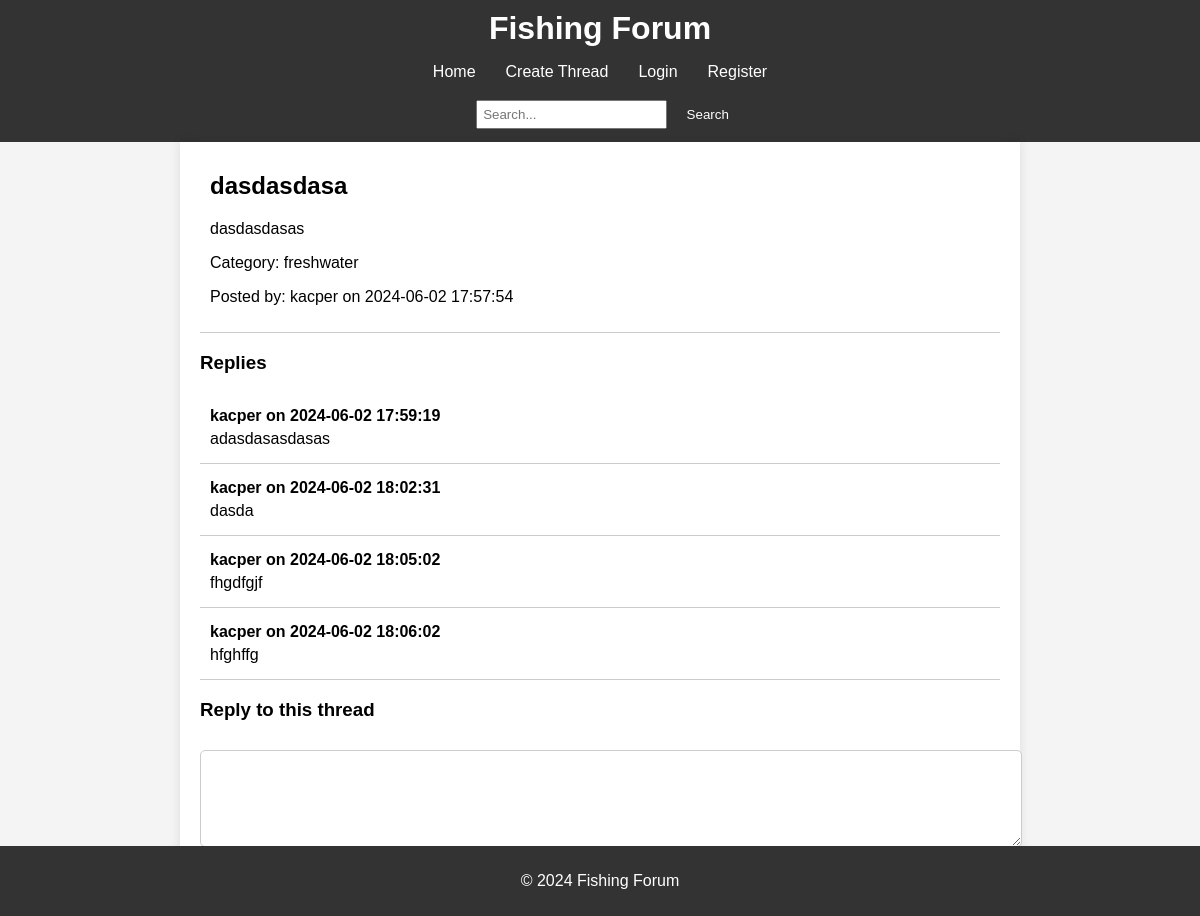
Screenshot of /php/thread.php?thread_id=6 (signed in) with the database file from the repository.
### tables this page shows
CREATE TABLE `threads` (
  `id` int(11) NOT NULL,
  `user_id` int(11) NOT NULL,
  `title` varchar(255) NOT NULL,
  `content` text NOT NULL,
  `category` varchar(50) DEFAULT NULL,
  `created_at` timestamp NOT NULL DEFAULT current_timestamp()
);

CREATE TABLE `users` (
  `id` int(11) NOT NULL,
  `username` varchar(50) NOT NULL,
  `email` varchar(100) NOT NULL,
  `password` varchar(255) NOT NULL,
  `created_at` timestamp NOT NULL DEFAULT current_timestamp()
);

CREATE TABLE `posts` (
  `id` int(11) NOT NULL,
  `thread_id` int(11) NOT NULL,
  `user_id` int(11) NOT NULL,
  `content` text NOT NULL,
  `created_at` timestamp NOT NULL DEFAULT current_timestamp()
);

### src/php/thread.php (the view, shortened to what this page needs)
<?php
require 'db.php';
$thread_id = $_GET['thread_id'];
$sql_thread = "SELECT threads.id, threads.title, threads.content, threads.category, threads.created_at, users.username
               FROM threads
               JOIN users ON threads.user_id = users.id
               WHERE threads.id = ?";
$stmt_thread = $conn->prepare($sql_thread);
$stmt_thread->bind_param('i', $thread_id);
$stmt_thread->execute();
$result_thread = $stmt_thread->get_result();
$thread = $result_thread->fetch_assoc();
$sql_replies = "SELECT posts.content, posts.created_at, users.username
                FROM posts
                JOIN users ON posts.user_id = users.id
                WHERE posts.thread_id = ?
                ORDER BY posts.created_at ASC";
$stmt_replies = $conn->prepare($sql_replies);
$stmt_replies->bind_param('i', $thread_id);
$stmt_replies->execute();
$result_replies = $stmt_replies->get_result();
?>
<!DOCTYPE html>
<html lang="en">
<head>
    <link rel="stylesheet" href="../../public/css/styles.css">
</head>
<body>
    <header>
        <h1>Fishing Forum</h1>
        <nav>
            <ul>
                <li><a href="../index.php">Home</a></li>
                <li><a href="../../public/create_thread.html">Create Thread</a></li>
                <li><a href="../../public/login.html">Login</a></li>
                <li><a href="../../public/register.html">Register</a></li>
            </ul>
            <form action="search.php" method="get">
                <input type="text" name="query" placeholder="Search...">
                <button type="submit">Search</button>
            </form>
        </nav>
    </header>
    <main>
        <div class="thread">
            <h2><?= htmlspecialchars($thread['title']) ?></h2>
            <p><?= htmlspecialchars($thread['content']) ?></p>
            <p>Category: <?= htmlspecialchars($thread['category']) ?></p>
            <p>Posted by: <?= htmlspecialchars($thread['username']) ?> on <?= $thread['created_at'] ?></p>
        </div>
        <h3>Replies</h3>
        <div id="replies">
            <?php
            if ($result_replies->num_rows > 0) {
                while($reply = $result_replies->fetch_assoc()) {
                    echo '<div class="reply">';
                    echo '<p>' . htmlspecialchars($reply['username']) . ' on ' . $reply['created_at'] . '</p>';
                    echo '<p>' . htmlspecialchars($reply['content']) . '</p>';
                    echo '</div>';
                }
            } else {
                echo '<p>No replies found.</p>';
            }
            ?>
        </div>
        <?php if (isset($_SESSION['user_id'])): ?>
            <h3>Reply to this thread</h3>
            <form id="replyForm" onsubmit="submitReply(event)">
                <textarea name="content" rows="5" cols="50" required></textarea>
                <button type="submit">Submit Reply</button>
            </form>
        <?php else: ?>
            <p>You need to be logged in to reply.</p>
        <?php endif; ?>
    </main>
    <footer>
        <p>&copy; 2024 Fishing Forum</p>
    </footer>
</body>
</html>

### public/css/styles.css (style rules this page uses)
body { font-family: Arial, sans-serif; background-color: #f4f4f4; margin: 0; padding: 0; }
header { background-color: #333; color: white; padding: 10px 0; text-align: center; }
header h1 { margin: 0; }
nav ul { list-style-type: none; padding: 0; display: flex; justify-content: center; }
nav ul li { margin: 0 15px; }
nav ul li a { color: white; text-decoration: none; }
nav form { display: inline-block; margin-left: 20px; }
nav input[type="text"] { padding: 5px; }
nav button { padding: 5px 10px; background-color: #555; color: white; border: none; cursor: pointer; }
main { padding: 20px; max-width: 800px; margin: auto; background-color: white; box-shadow: 0 0 10px rgba(0, 0, 0, 0.1); }
.thread, .reply { padding: 10px; border-bottom: 1px solid #ccc; }
.thread h2 { margin-top: 0; }
.reply p { margin: 5px 0; }
.reply p:first-child { font-weight: bold; }
form textarea { width: 100%; padding: 10px; margin-top: 10px; margin-bottom: 10px; border: 1px solid #ccc; border-radius: 5px; }
form button { padding: 10px 15px; background-color: #333; color: white; border: none; cursor: pointer; border-radius: 5px; }
footer { text-align: center; padding: 10px 0; background-color: #333; color: white; position: fixed; width: 100%; bottom: 0; }

### rows the page displays
threads: title "dasdasdasa", content "dasdasdasas", category "freshwater", user.username "kacper", created_at "2024-06-02 17:57:54"
posts: user.username "kacper", created_at "2024-06-02 17:59:19", content "adasdasasdasas"
posts: user.username "kacper", created_at "2024-06-02 18:02:31", content "dasda"
posts: user.username "kacper", created_at "2024-06-02 18:05:02", content "fhgdfgjf"
posts: user.username "kacper", created_at "2024-06-02 18:06:02", content "hfghffg"
